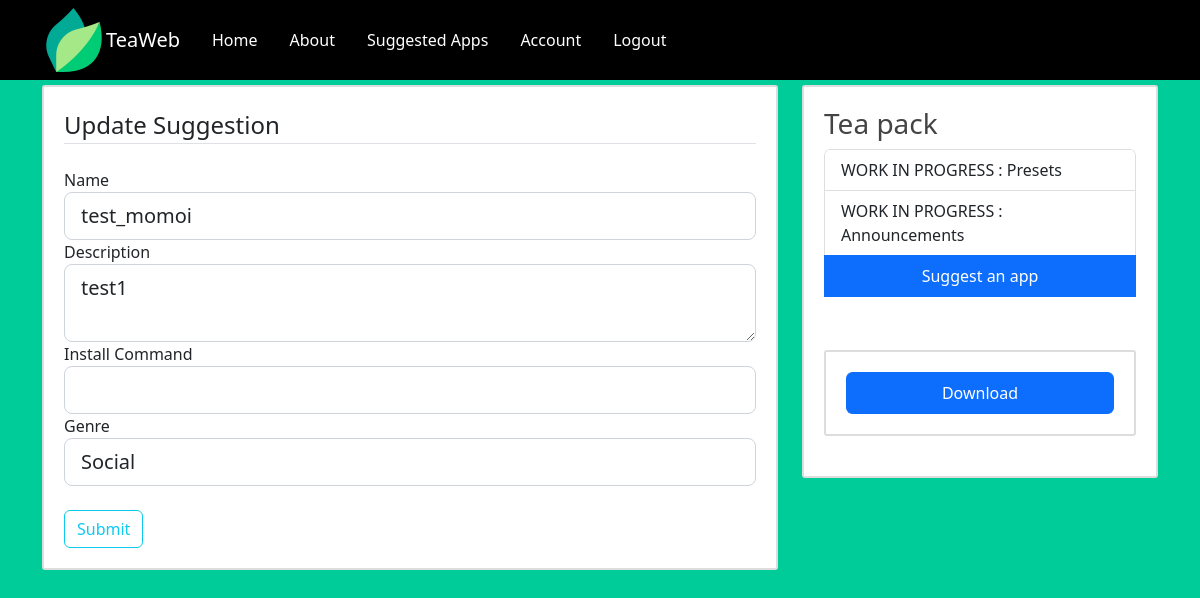
The app's page /suggestedapps/4/update (signed in) with its own data.
### hello/models.py (models this page shows, shortened)
class Suggestion(db.Model):
    id_suggestion = db.Column(db.Integer, primary_key=True)
    name = db.Column(db.String(20), unique=True, nullable=False)
    description = db.Column(db.String(120), unique=True, nullable=False)
    genre = db.Column(db.String(20), unique=True, nullable=False)
    install_command = db.Column(db.String(120), nullable=True)
    image_file = db.Column(db.String(20), nullable=True, default='default.jpg')
    date_sugested = db.Column(db.DateTime, nullable=False, default=datetime.utcnow)
    id_user = db.Column(db.Integer, db.ForeignKey('user.id_user'), nullable=False)

### hello/routes.py (the view)
@app.route("/suggestedapps/<int:id_suggestion>/update", methods=['GET', 'POST'])
@login_required
def update_sugestion(id_suggestion):
    suggestion = Suggestion.query.get_or_404(id_suggestion)
    if suggestion.id_user != current_user.id_user:
        abort(403)
    form = SuggestionForm()
    if form.validate_on_submit():
        suggestion.name = form.name.data
        suggestion.description = form.description.data
        suggestion.install_command = form.install_command.data
        suggestion.genre = form.genre.data
        db.session.commit()
        flash('Your suggestion has been updated!', 'success')
        return redirect(url_for('suggestedapps', id_suggestion=suggestion.id_suggestion))
    elif request.method == 'GET':
        form.name.data = suggestion.name
        form.description.data = suggestion.description
        form.install_command.data = suggestion.install_command
        form.genre.data = suggestion.genre
    return render_template('create_suggestion.html', title='Update Suggestion',
                           form=form, legend='Update Suggestion')

### hello/forms.py
class SuggestionForm(FlaskForm):
    name = StringField('Name', validators=[DataRequired()])
    description = TextAreaField('Description', validators=[DataRequired()])
    genre = StringField('Genre', validators=[DataRequired()])
    install_command = StringField('Install Command', validators=[DataRequired()])
    submit = SubmitField('Submit')

### hello/models.py (called while the page is built)
@login_manager.user_loader
def load_user(user_id):
    return User.query.get(int(user_id))

### hello/templates/create_suggestion.html (shortened to what this page needs)
{% extends "layout.html" %}
{% block content %}
    <div class="content-section">
        <form method="POST" action="" enctype="multipart/form-data">
            <fieldset class="form-group">
                <legend class="border-bottom mb-4">{{ legend }}</legend>
               <div class="form-group">
                   {{form.name.label(class="form-control-label")}}
                   {{form.name(class="form-control form-control-lg") }}
               </div>
                <div class="form-group">
                   {{form.description.label(class="form-control-label")}}
                   {{form.description(class="form-control form-control-lg") }}
               </div>
                 <div class="form-group">
                   {{form.install_command.label(class="form-control-label")}}
                   {{form.install_command(class="form-control form-control-lg") }}
               </div>
                <div class="form-group">
                   {{form.genre.label(class="form-control-label")}}
                   {{form.genre(class="form-control form-control-lg") }}
               </div>
            </fieldset>
            <br>
            <div class="form-group">
                {{ form.submit(class="btn btn-outline-info") }}
            </div>
        </form>
    </div>
{% endblock content %}

### hello/static/main.css (style rules this page uses)
body { background-color: #00cc99; margin-top: 5rem; }
.content-section { background: #ffffff; padding: 20px 20px; border: 1px solid #dddddd; border-radius: 3px; margin-bottom: 20px; }
.content-section { background: #ffffff; padding: 20px 20px; border: 2px solid #dddddd; border-radius: 3px; margin-bottom: 20px; margin-top: 5px; }

### records on screen
Suggestion: name "test_momoi", description "test1", genre "Social"

### other values on screen
{{ legend }} "Update Suggestion"
